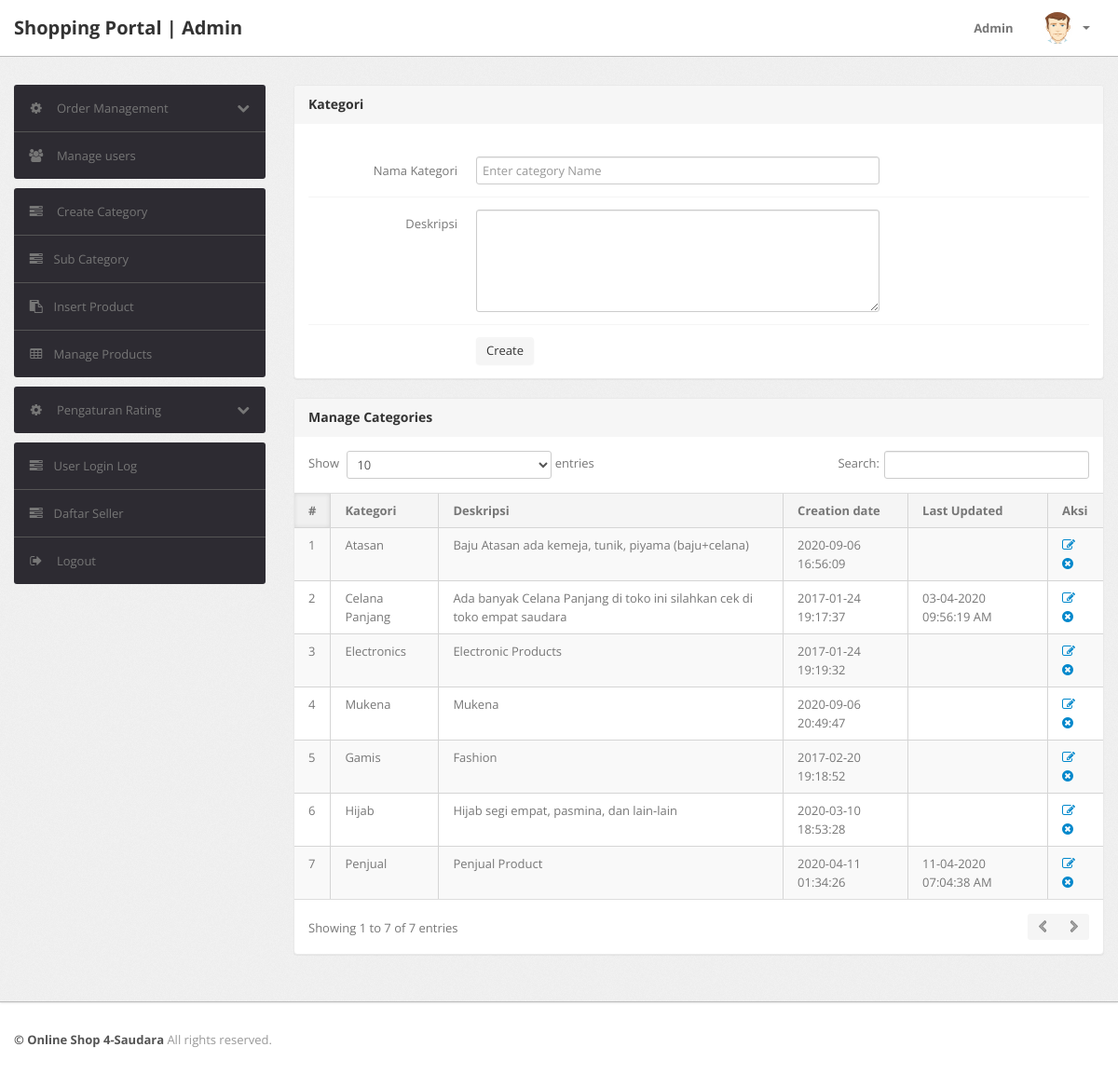
The app's page /admin/category.php (signed in) with its own data.
### tables this page shows
CREATE TABLE `category` (
  `id` int(11) NOT NULL,
  `categoryName` varchar(255) DEFAULT NULL,
  `categoryDescription` longtext DEFAULT NULL,
  `creationDate` timestamp NOT NULL DEFAULT current_timestamp(),
  `updationDate` varchar(255) DEFAULT NULL
);

### admin/category.php (the view, shortened to what this page needs)
<?php
include('include/config.php');
if(strlen($_SESSION['alogin'])==0)
	{
header('location:index.php');
}
else{
?>
<!DOCTYPE html>
<html lang="en">
<head>
	<link type="text/css" href="bootstrap/css/bootstrap.min.css" rel="stylesheet">
	<link type="text/css" href="bootstrap/css/bootstrap-responsive.min.css" rel="stylesheet">
	<link type="text/css" href="css/theme.css" rel="stylesheet">
	<link type="text/css" href="images/icons/css/font-awesome.css" rel="stylesheet">
</head>
<body>
<?php include('include/header.php');?>
	<div class="wrapper">
		<div class="container">
			<div class="row">
<?php include('include/sidebar.php');?>
			<div class="span9">
					<div class="content">
						<div class="module">
							<div class="module-head">
								<h3>Kategori</h3>
							</div>
							<div class="module-body">
									<br />
			<form class="form-horizontal row-fluid" name="Category" method="post" >
<div class="control-group">
<label class="control-label" for="basicinput">Nama Kategori</label>
<div class="controls">
<input type="text" placeholder="Enter category Name"  name="category" class="span8 tip" required>
</div>
</div>
<div class="control-group">
											<label class="control-label" for="basicinput">Deskripsi</label>
											<div class="controls">
												<textarea class="span8" name="description" rows="5"></textarea>
											</div>
										</div>
	<div class="control-group">
											<div class="controls">
												<button type="submit" name="submit" class="btn">Create</button>
											</div>
										</div>
									</form>
							</div>
						</div>
	<div class="module">
							<div class="module-head">
								<h3>Manage Categories</h3>
							</div>
							<div class="module-body table">
								<table cellpadding="0" cellspacing="0" border="0" class="datatable-1 table table-bordered table-striped	 display" width="100%">
									<thead>
										<tr>
											<th>#</th>
											<th>Kategori</th>
											<th>Deskripsi</th>
											<th>Creation date</th>
											<th>Last Updated</th>
											<th>Aksi</th>
										</tr>
									</thead>
									<tbody>
<?php $query=mysqli_query($con,"select * from category");
$cnt=1;
while($row=mysqli_fetch_array($query))
{
?>
										<tr>
											<td><?php echo htmlentities($cnt);?></td>
											<td><?php echo htmlentities($row['categoryName']);?></td>
											<td><?php echo htmlentities($row['categoryDescription']);?></td>
											<td> <?php echo htmlentities($row['creationDate']);?></td>
											<td><?php echo htmlentities($row['updationDate']);?></td>
											<td>
											<a href="edit-category.php?id=<?php echo $row['id']?>" ><i class="icon-edit"></i></a>
											<a href="category.php?id=<?php echo $row['id']?>&del=delete" onClick="return confirm('Are you sure you want to delete?')"><i class="icon-remove-sign"></i></a></td>
										</tr>
										<?php $cnt=$cnt+1; } ?>
								</table>
							</div>
						</div>
					</div>
				</div>
			</div>
		</div>
	</div>
<?php include('include/footer.php');?>
</body>
<?php } ?>

### records on screen
category: categoryName "Atasan", categoryDescription "Baju Atasan ada kemeja, tunik, piyama (baju+celana)", creationDate "2020-09-06 16:56:09"
category: categoryName "Celana Panjang", categoryDescription "Ada banyak Celana Panjang di toko ini silahkan cek di toko empat saudara", creationDate "2017-01-24 19:17:37", updationDate "03-04-2020 09:56:19 AM"
category: categoryName "Electronics", categoryDescription "Electronic Products", creationDate "2017-01-24 19:19:32"
category: categoryName "Mukena", categoryDescription "Mukena", creationDate "2020-09-06 20:49:47"
category: categoryName "Gamis", categoryDescription "Fashion", creationDate "2017-02-20 19:18:52"
category: categoryName "Hijab", categoryDescription "Hijab segi empat, pasmina, dan lain-lain", creationDate "2020-03-10 18:53:28"
category: categoryName "Penjual", categoryDescription "Penjual Product", creationDate "2020-04-11 01:34:26", updationDate "11-04-2020 07:04:38 AM"
